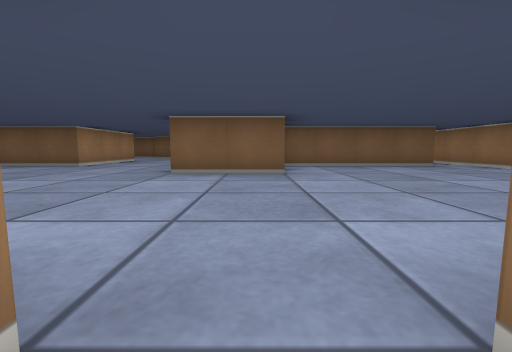
view 1 (above)

24 first-person views from a walk through a cub3D ray-caster map. The camera is about half as high as the walls, tilts 6° down and sees 90° across. The floor is counted in squares. Each view is taken from the middle of a square. On the plan, view 1 faces up. The plan holds only what a view shows up to about 9 squares ahead; the rest is blank.

view 2
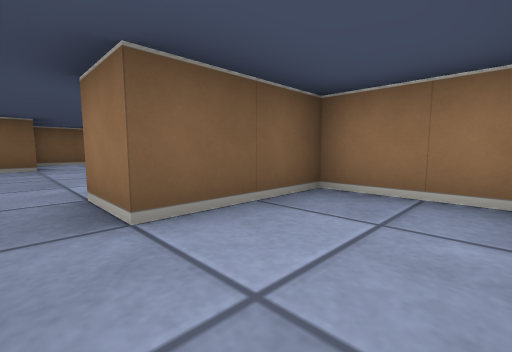

view 3
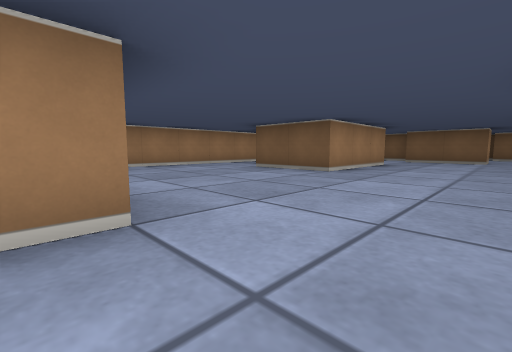

view 4
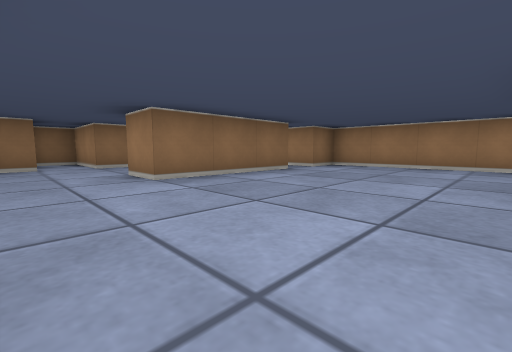

view 5
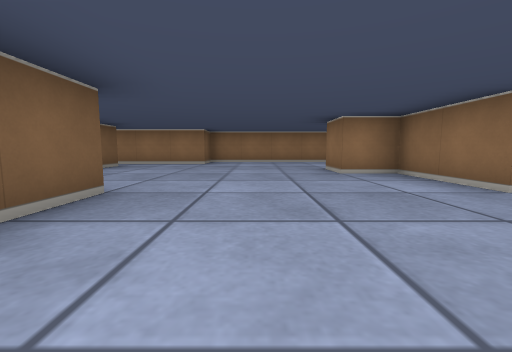

view 6
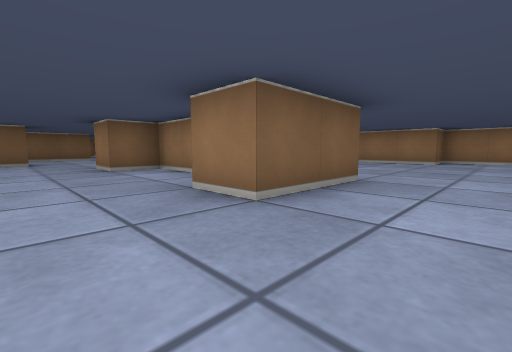

view 7
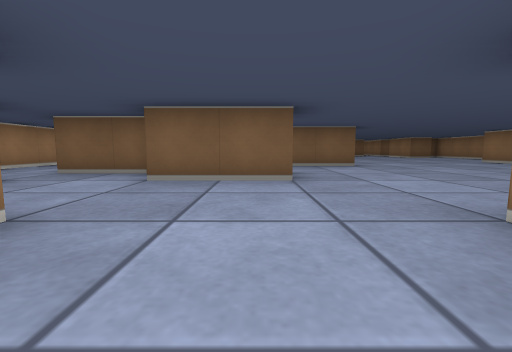

view 8
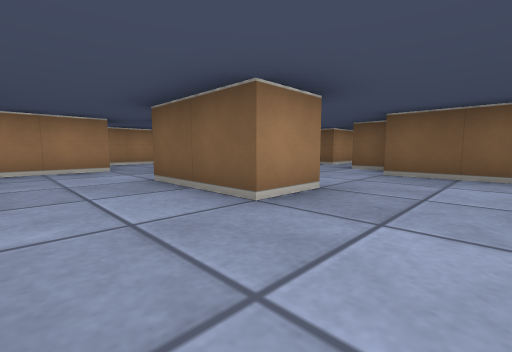

view 9
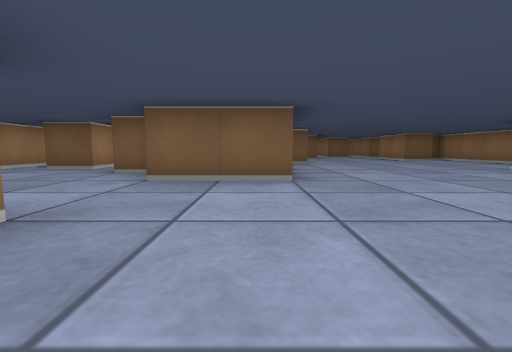

view 10
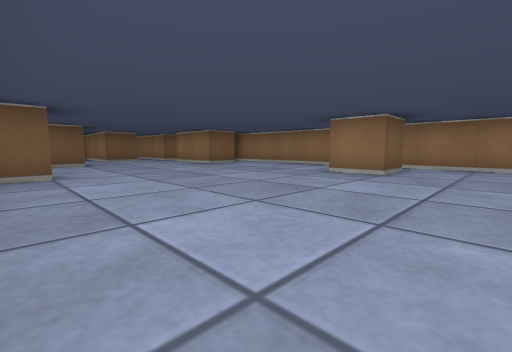

view 11
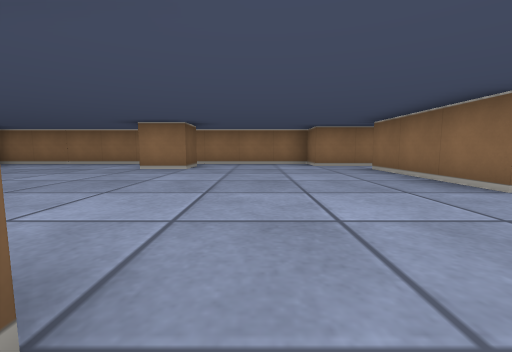

view 12
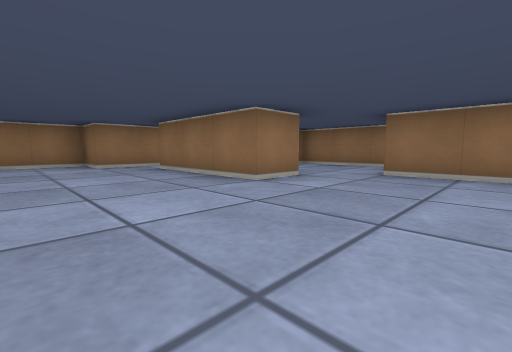

view 13
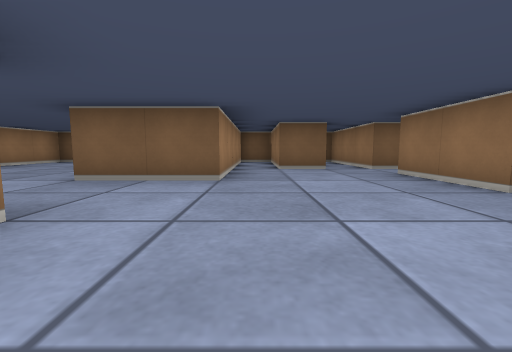

view 14
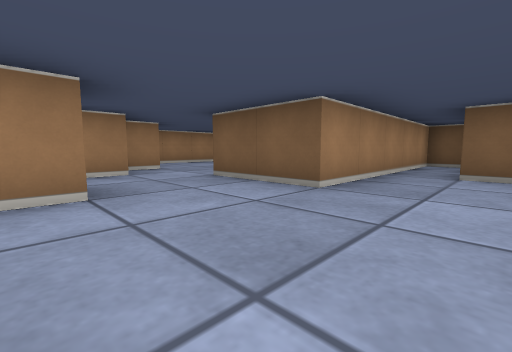

view 15
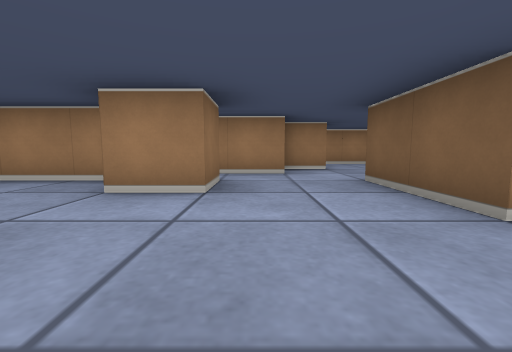

view 16
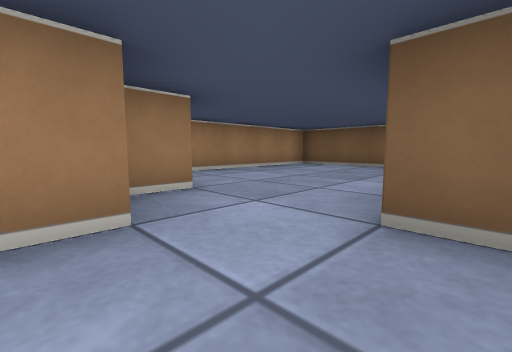

view 17
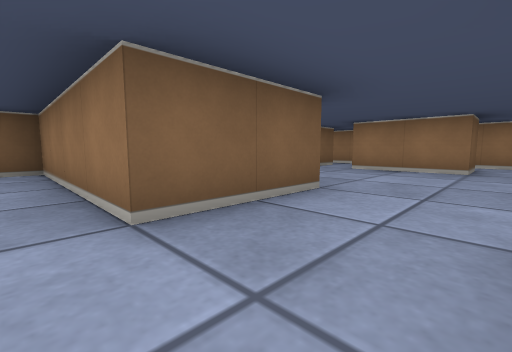

view 18
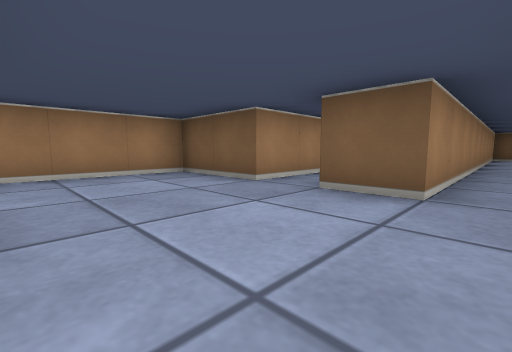

view 19
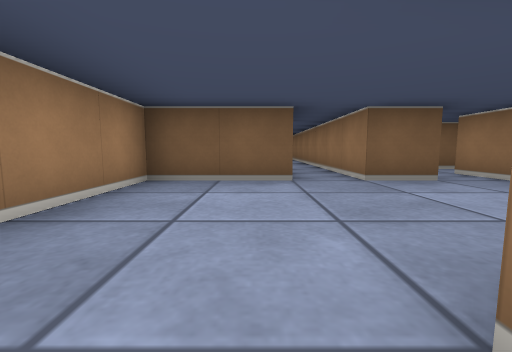

view 20
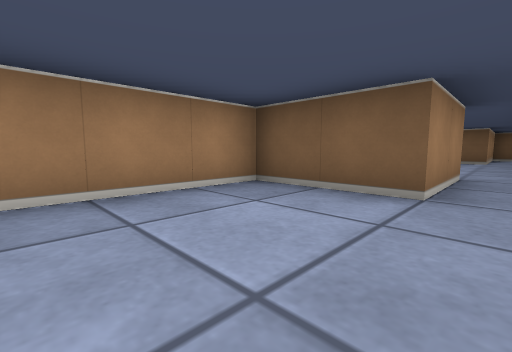

view 21
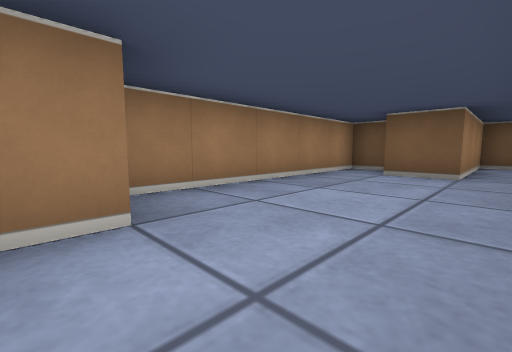

view 22
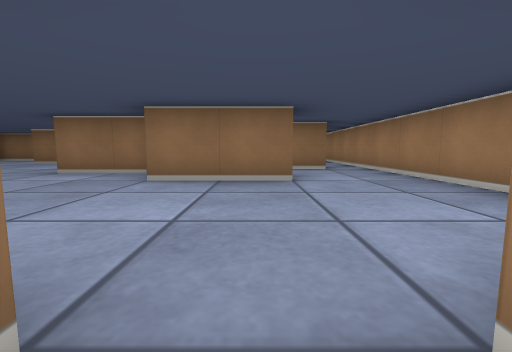

view 23
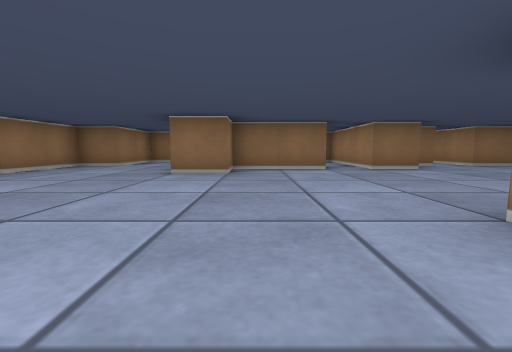

view 24
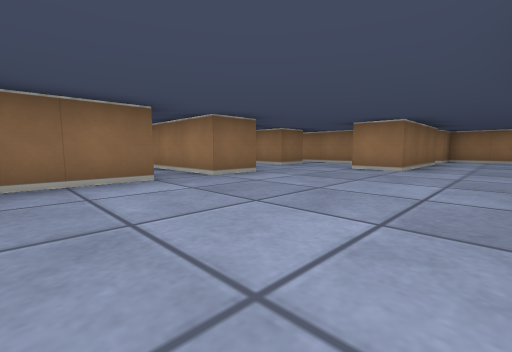

### Floor plan
Ten units are one square. View 1 is at (0, 0); x grows to the right and y downward. Boxes are objects, and circles mark ways between rooms. Rooms are numbered by the first view taken in them; rooms with no view inside come last. Other rooms are left out.
<svg viewBox="-90 -270 160 300">
<path fill="none" stroke="#000" d="M25 21 25 5 5 5 5 -5M-5 -5 -5 25M-5 -71 -5 -85 -15 -85 -15 -95M6 -45 -15 -45 -15 -55M-16 -5 -5 -5M-45 -95 -45 -65 -65 -65M5 -5 25 -5 25 -15 35 -15M-66 -25 -35 -25 -35 -15M-26 5 -20 5M-35 5 -35 25 -26 25M-25 -115 -45 -115M46 -65 6 -65M-65 -116 -65 -99M-49 -125 -65 -125M-76 -115 -68 -115M48 25 55 25 55 5 65 5 65 -45 55 -45 55 -80M-85 -135 -85 -25 -75 -25 -75 -16M-4 -145 -25 -145M-5 -180 -5 -164M5 -195 5 -185 -1 -185M-28 -155 -35 -155M55 -155 45 -155 45 -165M-45 -165 -55 -165 -55 -185M15 -105 15 -115 45 -115M65 -174 65 -215M-41 -125 -25 -125 -25 -115M55 -205 45 -205 45 -225M55 -110 55 -125 65 -125 65 -159M-11 -95 5 -95M-65 -185 -65 -165 -85 -165 -85 -135M36 -235 25 -235 25 -265 15 -265 15 -215 5 -215M-66 -135 -45 -135M11 -75 35 -75M56 -235 45 -235 45 -265M-25 -216 -25 -206M-15 -206 -15 -192M5 -215 -5 -215 -5 -255 -11 -255M-21 -265 -45 -265 -45 -215M-5 -195 5 -195M-75 -196 -75 -189M-78 -245 -85 -245 -85 -198M-55 -185 -55 -220M-60 -265 -65 -265 -65 -235 -75 -235M-26 -185 -31 -185M-35 -165 -35 -175M-45 -215 -45 -165"/>
<circle cx="0" cy="0" r="3" fill="#2a7"/>
<circle cx="-20" cy="-103" r="3" fill="#2a7"/>
<circle cx="-75" cy="-130" r="3" fill="#2a7"/>
<circle cx="50" cy="-110" r="3" fill="#2a7"/>
<circle cx="0" cy="-205" r="3" fill="#2a7"/>
<circle cx="-60" cy="-190" r="3" fill="#2a7"/>
<circle cx="-40" cy="-170" r="3" fill="#2a7"/>
<circle cx="-40" cy="-210" r="3" fill="#2a7"/>
<text x="10" y="10">1</text>
<text x="-20" y="-50">2</text>
<text x="10" y="-160">3</text>
<text x="-20" y="-230">4</text>
<text x="-70" y="-220">5</text>
<text x="-30" y="-180">6</text>
</svg>
Room 1 opens to room 2. Room 2 opens to room 3. Room 3 opens to room 4. Room 3 opens to room 5. Room 3 opens to room 6. Room 4 opens to room 6.

Where each view was taken, in squares from view 1:
view 1: 0 up, 0 right, facing up
view 2: 2 down, 0 right, facing up-right
view 3: 2 up, 2 left, facing up-left
view 4: 6 up, 2 left, facing down-left
view 5: 3 up, 2 left, facing right
view 6: 3 up, 3 left, facing up-right
view 7: 8 up, 3 left, facing up
view 8: 10 up, 1 left, facing up-left
view 9: 11 up, 1 left, facing up
view 10: 14 up, 0 right, facing up-right
view 11: 14 up, 1 left, facing right
view 12: 14 up, 1 left, facing down-right
view 13: 18 up, 2 right, facing up
view 14: 19 up, 3 right, facing up-left
view 15: 20 up, 3 right, facing left
view 16: 20 up, 0 right, facing up-left
view 17: 20 up, 1 left, facing up-right
view 18: 14 up, 4 left, facing up-left
view 19: 13 up, 7 left, facing up
view 20: 14 up, 6 left, facing up-left
view 21: 19 up, 6 left, facing up-left
view 22: 17 up, 6 left, facing down
view 23: 6 up, 2 right, facing down
view 24: 4 up, 2 right, facing down-left
